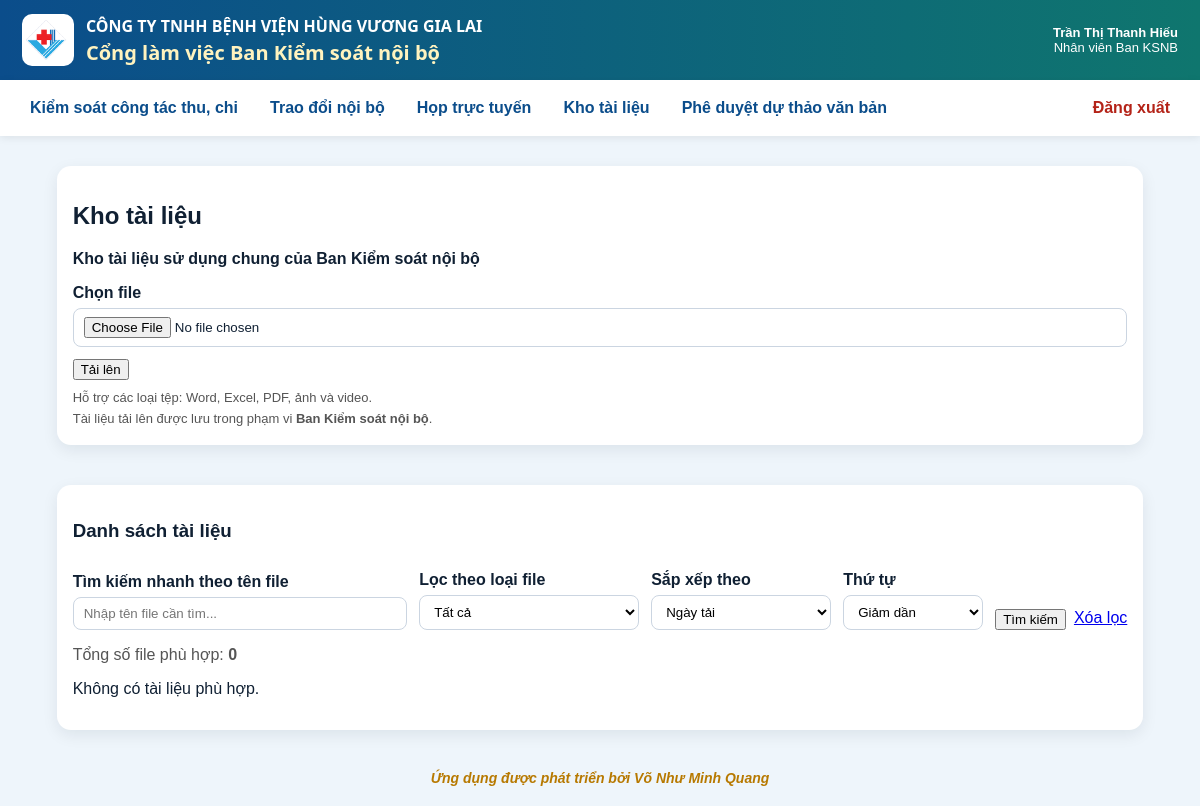
Screenshot of /files (signed in) with the database file from the repository.
### app/models.py (models this page shows)
class Users(Base):
    __tablename__ = "users"
    id = Column(Integer, primary_key=True)
    username = Column(String, unique=True, nullable=False, index=True)
    full_name = Column(String, nullable=False)
    password_hash = Column(String, nullable=False)
    unit_code = Column(String, nullable=False, default="THANH_VIEN_TRUNG_TAP")
    role_code = Column(String, nullable=False, default="THANH_VIEN_TRUNG_TAP")
    position_title = Column(String, nullable=False, default="Thành viên trưng tập")
    is_active = Column(Integer, nullable=False, default=1)
    created_at = Column(String, nullable=False)
    status = column_property(
        case(
            (is_active == 1, "ACTIVE"),
            else_="LOCKED",
        )
    )

### app/routers/files.py (the view)
@router.get("/documents")
@router.get("/files")
def files_home(request: Request):
    denied = require_login(request)
    if denied:
        return denied
    user = request.state.user
    if not can_access_files_module(user):
        return RedirectResponse("/vouchers", status_code=303)
    ensure_files_table()
    keyword = str(request.query_params.get("q") or "").strip()
    kind = str(request.query_params.get("kind") or "all").strip().lower()
    sort = str(request.query_params.get("sort") or "uploaded_at").strip().lower()
    direction = str(request.query_params.get("direction") or "desc").strip().lower()
    page = parse_positive_int(request.query_params.get("page"), default=1)
    per_page = parse_positive_int(request.query_params.get("per_page"), default=10, min_value=5, max_value=100)
    if sort not in SORT_FIELDS:
        sort = "uploaded_at"
    if direction not in {"asc", "desc"}:
        direction = "desc"
    if kind not in {"all", "document", "spreadsheet", "pdf", "image", "video"}:
        kind = "all"
    with get_conn() as conn:
        query = """
            SELECT f.*, u.full_name AS owner_name
            FROM document_files f
            JOIN users u ON u.id = f.uploaded_by
            WHERE f.is_deleted = 0
        """
        params: list = []
        if keyword:
            query += " AND lower(f.original_name) LIKE ?"
            params.append(f"%{keyword.lower()}%")
        query += " ORDER BY f.uploaded_at DESC"
        rows_raw = conn.execute(query, params).fetchall()
    rows = [serialize_file(dict(row), user) for row in rows_raw]
    if kind != "all":
        rows = [row for row in rows if row["file_kind"] == kind]
    rows = sort_rows(rows, sort=sort, direction=direction)
    paged_rows, total_files, total_pages = paginate_rows(rows, page=page, per_page=per_page)
    return templates.TemplateResponse(
        "files.html",
        {
            "request": request,
            "rows": paged_rows,
            "msg": request.query_params.get("msg", ""),
            "error": request.query_params.get("error", ""),
            "q": keyword,
            "kind": kind,
            "sort": sort,
            "direction": direction,
            "page": page,
            "per_page": per_page,
            "total_files": total_files,
            "total_pages": total_pages,
            "accept_types": ",".join(sorted(ALLOWED_EXTENSIONS)),
            "can_upload_files": can_upload_files(user),
            "can_delete_files": can_delete_files(user),
        },
    )

### app/templates/files.html (shortened to what this page needs)
{% extends "base.html" %}
{% block content %}
<div class="files-grid">
  <div class="panel">
    <h2>Kho tài liệu</h2>
    <p><strong>Kho tài liệu sử dụng chung của Ban Kiểm soát nội bộ</strong></p>
    {% if can_upload_files %}
      <form method="post" action="/documents/upload" enctype="multipart/form-data" class="upload-form">
        <label>Chọn file</label>
        <input type="file" name="upfile" required accept="{{ accept_types }}">
        <div style="margin-top:12px;">
          <button type="submit">Tải lên</button>
        </div>
      </form>
      <div class="muted-note" style="margin-top:8px;">
        Hỗ trợ các loại tệp: Word, Excel, PDF, ảnh và video.<br>
        Tài liệu tải lên được lưu trong phạm vi <strong>Ban Kiểm soát nội bộ</strong>.
      </div>
    {% else %}
      <div class="muted-note">
        Tài khoản hiện tại không có quyền tải tài liệu lên Kho tài liệu KSNB.
      </div>
    {% endif %}
  </div>
  <div class="panel">
    <h3>Danh sách tài liệu</h3>
    <form method="get" action="/documents" class="files-toolbar">
      <div>
        <label>Tìm kiếm nhanh theo tên file</label>
        <input type="text" name="q" value="{{ q }}" placeholder="Nhập tên file cần tìm...">
      </div>
      <div>
        <label>Lọc theo loại file</label>
        <select name="kind">
          <option value="all" {% if kind == 'all' %}selected{% endif %}>Tất cả</option>
        </select>
      </div>
      <div>
        <label>Sắp xếp theo</label>
        <select name="sort">
          <option value="uploaded_at" {% if sort == 'uploaded_at' %}selected{% endif %}>Ngày tải</option>
        </select>
      </div>
      <div>
        <label>Thứ tự</label>
        <select name="direction">
          <option value="desc" {% if direction == 'desc' %}selected{% endif %}>Giảm dần</option>
        </select>
      </div>
      <div style="display:flex; gap:8px;">
        <button type="submit">Tìm kiếm</button>
        <a href="/documents">Xóa lọc</a>
      </div>
    </form>
    <div style="margin-bottom:10px; color:#555;">
      Tổng số file phù hợp: <strong>{{ total_files }}</strong>
    </div>
    {% if rows %}
      <div class="table-responsive">
        <table class="table">
          <thead>
            <tr>
              <th>Tên file</th>
              <th>Phạm vi</th>
              <th>Loại file</th>
              <th>Người tải</th>
              <th>Ngày tải</th>
              <th>Dung lượng</th>
              <th style="width:260px;">Thao tác</th>
            </tr>
          </thead>
          <tbody>
            {% for row in rows %}
            <tr>
              <td>
                <div style="font-weight:600;">{{ row.original_name }}</div>
                {% if row.file_ext %}
                  <div style="font-size:12px; color:#666;">.{{ row.file_ext|lower }}</div>
                {% endif %}
              </td>
              <td>
                <span class="type-badge">{{ row.scope_label }}</span>
                <div style="font-size:12px; color:#666; margin-top:4px;">{{ row.scope_name }}</div>
              </td>
              <td>
                <span class="type-badge">{{ row.file_kind_label }}</span>
              </td>
              <td>{{ row.owner_name or "" }}</td>
              <td>{{ row.uploaded_at_display }}</td>
              <td>{{ row.size_display }}</td>
              <td class="files-actions">
                {% if row.can_preview_inline %}
                  <a
                    href="#"
                    class="btn-preview"
                    data-url="{{ row.preview_url }}"
                    data-kind="{{ row.preview_kind }}"
                    data-name="{{ row.original_name }}"
                  >Xem</a>
                  |
                {% else %}
                  <a href="/documents/view/{{ row.id }}" target="_blank">Mở</a>
                  |
                {% endif %}
                <a href="/documents/download/{{ row.id }}">Tải xuống</a>
                |
                {% if row.can_delete %}
                  <form
                    method="post"
                    action="/documents/delete/{{ row.id }}"
                    style="display:inline;"
                    onsubmit="return confirm('Xác nhận xóa tệp này?');"
                  >
                    <button type="submit" style="padding:0; border:none; background:none; color:#c00; cursor:pointer;">
                      Xóa
                    </button>
                  </form>
                {% else %}
                  <span class="disabled-action">Không xóa</span>
                {% endif %}
              </td>
            </tr>
            {% endfor %}
          </tbody>
        </table>
      </div>
      {% if total_pages > 1 %}
        <div class="pagination">
          {% set prev_page = page - 1 %}
          {% set next_page = page + 1 %}
          {% if page > 1 %}
            <a href="/documents?q={{ q }}&kind={{ kind }}&sort={{ sort }}&direction={{ direction }}&per_page={{ per_page }}&page=1">Đầu</a>
            <a href="/documents?q={{ q }}&kind={{ kind }}&sort={{ sort }}&direction={{ direction }}&per_page={{ per_page }}&page={{ prev_page }}">Trước</a>
          {% endif %}
          <span class="current">Trang {{ page }}/{{ total_pages }}</span>
          {% if page < total_pages %}
            <a href="/documents?q={{ q }}&kind={{ kind }}&sort={{ sort }}&direction={{ direction }}&per_page={{ per_page }}&page={{ next_page }}">Sau</a>
            <a href="/documents?q={{ q }}&kind={{ kind }}&sort={{ sort }}&direction={{ direction }}&per_page={{ per_page }}&page={{ total_pages }}">Cuối</a>
          {% endif %}
        </div>
      {% endif %}
    {% else %}
      <p>Không có tài liệu phù hợp.</p>
    {% endif %}
  </div>
</div>
{% endblock %}

### app/templates/base.html (shortened to what this page needs)
<!doctype html>
<html lang="vi">
<head>
  <link rel="stylesheet" href="/static/style.css">
</head>
<body class="{% if not request.state.user %}auth-page{% endif %}">
  <header class="topbar">
    <div class="brandbox">
      <img class="brand-logo" src="/static/images/logo.png" alt="Logo">
      <div>
        <div class="company">CÔNG TY TNHH BỆNH VIỆN HÙNG VƯƠNG GIA LAI</div>
        <div class="app-title">Cổng làm việc Ban Kiểm soát nội bộ</div>
      </div>
    </div>
    {% if request.state.user %}
    <div class="userbox">
      <b>{{ request.state.user.full_name }}</b><br>
      <span>{{ request.state.user.position_title }}</span>
    </div>
    {% endif %}
  </header>
  {% if request.state.user %}
  {% set role_code = request.state.user.role_code %}
  {% set is_admin = role_code == 'ADMIN' %}
  {% set is_ksnb = role_code in ['TRUONG_BAN_KSNB', 'PHO_TRUONG_BAN_KSNB', 'NHAN_VIEN_KSNB'] %}
  {% set is_board = role_code in ['TONG_GIAM_DOC', 'PHO_TGD_THUONG_TRUC', 'PHO_TONG_GIAM_DOC'] %}
  <nav class="nav" id="mainNav" aria-label="Điều hướng chính">
    {% if is_admin or is_ksnb or is_board %}
    <a class="hvgl-nav-link " href="/revenue-control" data-nav-key="revenue_control">
      <span class="hvgl-nav-text">Kiểm soát công tác thu, chi</span>
    </a>
    {% endif %}
    <a class="hvgl-nav-link {% if request.url.path.startswith('/chat') %}is-active{% endif %}" href="/chat" data-nav-key="chat">
      <span class="hvgl-nav-text">Trao đổi nội bộ</span>
    </a>
    <a class="hvgl-nav-link {% if request.url.path.startswith('/meetings') %}is-active{% endif %}" href="/meetings" data-nav-key="meetings">
      <span class="hvgl-nav-text">Họp trực tuyến</span>
    </a>
    {% if is_admin or is_ksnb %}
    <a class="hvgl-nav-link {% if request.url.path.startswith('/documents') %}is-active{% endif %}" href="/documents" data-nav-key="documents">
      <span class="hvgl-nav-text">Kho tài liệu</span>
    </a>
    {% endif %}
    {% if is_admin or is_ksnb or is_board %}
    <a class="hvgl-nav-link {% if request.url.path.startswith('/draft-approvals') or request.url.path.startswith('/draft-approval') %}is-active{% endif %}" href="/draft-approvals" data-nav-key="draft_approvals">
      <span class="hvgl-nav-text">Phê duyệt dự thảo văn bản</span>
    </a>
    {% endif %}
    <a class="logout" href="/logout">Đăng xuất</a>
  </nav>
  {% endif %}
  <main class="container">
    {% block content %}{% endblock %}
  </main>
  {% if request.state.user %}
  <footer class="app-footer">
    Ứng dụng được phát triển bởi Võ Như Minh Quang
  </footer>
  {% endif %}
</body>
</html>

### app/static/style.css (style rules this page uses)
* { box-sizing:border-box }
body { margin:0;font-family:Arial,Helvetica,sans-serif;background:#eef5fb;color:#102033 }
.topbar { display:flex;justify-content:space-between;gap:16px;align-items:center;padding:14px 22px;background:linear-gradient(90deg,#0b4d8b,#0f766e);color:#fff }
.company { font-weight:700;letter-spacing:.3px }
.app-title { font-size:20px;font-weight:800;color:#f7d354;margin-top:4px }
.userbox { text-align:right;font-size:13px }
.nav { display:flex;gap:8px;align-items:center;flex-wrap:wrap;padding:10px 18px;background:#fff;box-shadow:0 2px 8px rgba(0,0,0,.08) }
.nav a { padding:9px 12px;text-decoration:none;color:#0b4d8b;border-radius:9px;font-weight:700 }
.nav .logout { margin-left:auto;color:#b42318 }
.container { width:calc(100% - 3cm); max-width:none; margin:18px auto; padding:0; }
label { display:block;font-weight:700;margin:10px 0 6px }
input,select,textarea { width:100%;padding:9px 10px;border:1px solid #cbd5e1;border-radius:8px;background:#fff }
.panel { background:#fff;border-radius:14px;padding:16px;margin:12px 0;box-shadow:0 5px 16px rgba(15,23,42,.08) }
.brandbox { display:flex;align-items:center;gap:12px }
.brand-logo { width:52px;height:52px;object-fit:contain;background:#fff;border-radius:10px;padding:4px }

### app/templates/base.html (style rules this page uses)
.company, .app-title { font-family: "Segoe UI", Arial, sans-serif; letter-spacing: 0; line-height: 1.25; }
.company { color: #ffffff; font-weight: 900; text-transform: uppercase; }
.app-title { color: #fff3bf; font-weight: 650; }
.nav a.hvgl-nav-link { position: relative; display: inline-flex; align-items: center; gap: 6px; font-family: inherit; font-weight: 700; border-radius: 10px; transition: background-color 0.15s ease, color 0.15s ease, box-shadow 0.15s ease; }
.app-footer { margin: 18px auto 10px auto; padding: 10px 12px; text-align: center; color: #b77900; font-style: italic; font-weight: 700; font-size: 14px; }

### app/templates/files.html (style rules this page uses)
.files-grid { display: grid; grid-template-columns: 1fr; gap: 16px; }
.files-toolbar { display: grid; grid-template-columns: 1.4fr 220px 180px 140px auto; gap: 12px; align-items: end; margin-bottom: 16px; }
.files-toolbar label, .upload-form label { display: block; font-weight: 600; margin-bottom: 6px; }
.files-toolbar input, .files-toolbar select, .upload-form input { width: 100%; box-sizing: border-box; padding: 8px 10px; }
.muted-note { color: #555; font-size: 13px; line-height: 1.6; }

### rows the page displays
Users: state.user.full_name "Trần Thị Thanh Hiếu", state.user.position_title "Nhân viên Ban KSNB"

### other values shown
{{ total_files }} "0"
